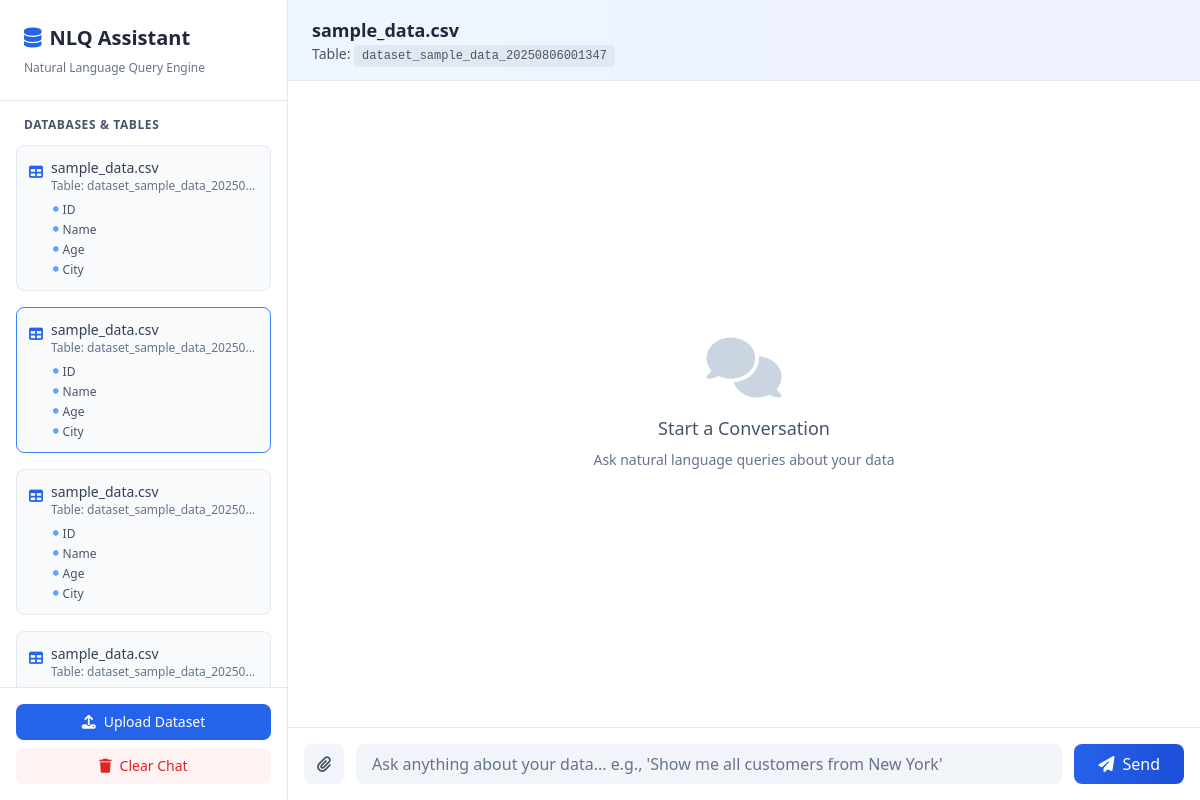
The page /query/?dataset=2 on the database its author committed.
### query_app/models.py (models this page shows)
class Dataset(models.Model):
    user = models.ForeignKey(User, on_delete=models.CASCADE, null=True, blank=True)  # Allow per-user datasets
    name = models.CharField(max_length=255)
    table_name = models.CharField(max_length=255)
    columns = models.JSONField()
    file = models.FileField(upload_to='datasets/')
    uploaded_at = models.DateTimeField(auto_now_add=True)

### query_app/views.py (the view)
# urls.py: path('query/', views.query_interface, name='query_interface'),
def query_interface(request):
    datasets = Dataset.objects.filter(
        user=request.user if request.user.is_authenticated else None
    )
    dataset_id = request.GET.get('dataset')
    selected_dataset = None
    conversations = []
    new_upload = request.GET.get('new_upload', 'false').lower() == 'true'
    if dataset_id:
        try:
            selected_dataset = Dataset.objects.get(id=dataset_id, user=request.user if request.user.is_authenticated else None)
            conversations = Conversation.objects.filter(dataset=selected_dataset).order_by('created_at')
        except Dataset.DoesNotExist:
            selected_dataset = None
    elif datasets.exists():
        selected_dataset = datasets.first()
        conversations = Conversation.objects.filter(dataset=selected_dataset).order_by('created_at')
    query_form = NaturalLanguageQueryForm()
    return render(request, 'query.html', {
        'datasets': datasets,
        'selected_dataset': selected_dataset,
        'conversations': conversations,
        'query_form': query_form,
        'new_upload': new_upload
    })

### query_app/forms.py
class NaturalLanguageQueryForm(forms.Form):
    query = forms.CharField(
        label='Your Question',
        widget=forms.TextInput(attrs={'placeholder': 'E.g.: Show me customers from New York'})
    )

### templates/query.html (shortened to what this page needs)
{% extends "base.html" %}
{% block content %}
<div class="flex h-screen overflow-hidden">
    <div class="w-72 bg-white border-r border-slate-200 shadow-lg flex flex-col">
        <div class="p-6 border-b border-slate-200">
            <div class="flex items-center gap-2 mb-1">
                <i class="fas fa-database text-blue-600 text-xl"></i>
                <h1 class="text-xl font-bold text-slate-800">NLQ Assistant</h1>
            </div>
            <p class="text-xs text-slate-500 mt-2">Natural Language Query Engine</p>
        </div>
        <div class="flex-1 overflow-y-auto scrollbar-hide">
            <div class="p-4">
                <h2 class="text-xs font-semibold text-slate-600 uppercase tracking-wider mb-3 px-2">Databases & Tables</h2>
                {% if datasets %}
                    {% for dataset in datasets %}
                        <div class="mb-4 p-3 bg-slate-50 rounded-lg border {% if selected_dataset.id == dataset.id %}border-blue-500 bg-blue-50{% else %}border-slate-200{% endif %} transition">
                            <a href="?dataset={{ dataset.id }}" class="flex items-start gap-2 cursor-pointer hover:opacity-80 transition">
                                <i class="fas fa-table text-blue-600 mt-1 text-sm"></i>
                                <div class="flex-1 min-w-0">
                                    <p class="text-sm font-medium text-slate-700 truncate">{{ dataset.name }}</p>
                                    <p class="text-xs text-slate-500 truncate">Table: {{ dataset.table_name }}</p>
                                </div>
                            </a>
                            <div class="mt-2 ml-6 space-y-1">
                                {% for col in dataset.columns|slice:":5" %}
                                    <div class="text-xs text-slate-600 flex items-center gap-1">
                                        <i class="fas fa-circle text-blue-400" style="font-size: 0.35rem;"></i>
                                        <span>{{ col.name }}</span>
                                    </div>
                                {% endfor %}
                            </div>
                        </div>
                    {% endfor %}
                {% else %}
                    <div class="text-center py-8 text-slate-500">
                        <i class="fas fa-inbox text-3xl mb-2 block text-slate-300"></i>
                        <p class="text-sm">No datasets uploaded yet</p>
                    </div>
                {% endif %}
            </div>
        </div>
        <div class="p-4 border-t border-slate-200 space-y-2">
            <button onclick="document.getElementById('upload-file-input').click()" class="w-full bg-blue-600 hover:bg-blue-700 text-white py-2 rounded-lg text-sm font-medium transition flex items-center justify-center gap-2">
                <i class="fas fa-upload"></i> Upload Dataset
            </button>
            {% if selected_dataset %}
                <form method="post" action="{% url 'clear_conversation' %}" class="w-full">
                    <button type="submit" class="w-full bg-red-50 hover:bg-red-100 text-red-600 py-2 rounded-lg text-sm font-medium transition flex items-center justify-center gap-2">
                        <i class="fas fa-trash"></i> Clear Chat
                    </button>
                </form>
            {% endif %}
        </div>
    </div>
    <div class="flex-1 flex flex-col bg-white">
        <div class="bg-gradient-to-r from-blue-50 to-indigo-50 px-6 py-4 border-b border-slate-200 flex items-center justify-between">
            <div>
                {% if selected_dataset %}
                    <h2 class="text-lg font-semibold text-slate-800">{{ selected_dataset.name }}</h2>
                    <p class="text-sm text-slate-600">Table: <code class="bg-slate-200 px-2 py-1 rounded text-xs">{{ selected_dataset.table_name }}</code></p>
                {% else %}
                    <h2 class="text-lg font-semibold text-slate-800">Select a Dataset</h2>
                    <p class="text-sm text-slate-600">Choose a table from the left sidebar to start</p>
                {% endif %}
            </div>
        </div>
        <div id="chat-box" class="flex-1 overflow-y-auto scrollbar-hide p-6 space-y-4">
            {% if conversations %}
                {% for convo in conversations %}
                    <div class="flex justify-end chat-message">
                        <div class="max-w-xl bg-gradient-to-r from-blue-600 to-blue-700 text-white rounded-3xl rounded-tr-sm px-4 py-3 shadow-md">
                            <p class="text-sm">{{ convo.user_query }}</p>
                        </div>
                    </div>
                    <div class="flex justify-start chat-message">
                        <div class="max-w-2xl bg-slate-100 text-slate-800 rounded-3xl rounded-tl-sm px-4 py-3 shadow-md">
                            <div class="text-sm prose prose-sm max-w-none">
                                {{ convo.response|safe }}
                            </div>
                        </div>
                    </div>
                {% endfor %}
            {% else %}
                <div class="flex items-center justify-center h-full">
                    <div class="text-center">
                        <i class="fas fa-comments text-6xl text-slate-300 mb-4"></i>
                        <p class="text-slate-600 text-lg font-medium mb-2">Start a Conversation</p>
                        <p class="text-slate-500 text-sm">Ask natural language queries about your data</p>
                    </div>
                </div>
            {% endif %}
        </div>
        <div class="border-t border-slate-200 p-4 bg-white">
            <form id="query-form" method="post" action="{% url 'process_query' %}" enctype="multipart/form-data" class="flex gap-3">
                <label for="file-input" class="flex items-center justify-center w-10 h-10 rounded-lg bg-slate-100 hover:bg-blue-100 cursor-pointer transition text-slate-600 hover:text-blue-600">
                    <i class="fas fa-paperclip"></i>
                </label>
                <input
                    id="query-input"
                    type="text"
                    name="query"
                    placeholder="Ask anything about your data... e.g., 'Show me all customers from New York'"
                    class="flex-1 px-4 py-2 rounded-lg bg-slate-100 text-slate-800 placeholder-slate-500 focus:outline-none focus:ring-2 focus:ring-blue-500 focus:bg-white transition"
                    required
                >
                <button
                    type="submit"
                    class="bg-gradient-to-r from-blue-600 to-blue-700 hover:from-blue-700 hover:to-blue-800 text-white px-6 py-2 rounded-lg font-medium transition flex items-center gap-2 disabled:opacity-50 disabled:cursor-not-allowed"
                >
                    <i class="fas fa-paper-plane"></i> Send
                </button>
            </form>
        </div>
    </div>
</div>
{% endblock %}

### templates/base.html (style rules this page uses)
.scrollbar-hide { -ms-overflow-style: none; scrollbar-width: none; }

### rows shown on the page
Dataset: name "sample_data.csv", table_name "dataset_sample_data_20250…", name "ID" "Name" "Age" "City"
Dataset: name "sample_data.csv", table_name "dataset_sample_data_20250…", name "ID" "Name" "Age" "City", table_name "dataset_sample_data_20250806001347"
Dataset: name "sample_data.csv", table_name "dataset_sample_data_20250…", name "ID" "Name" "Age" "City"
Dataset: name "sample_data.csv", table_name "dataset_sample_data_20250…"
